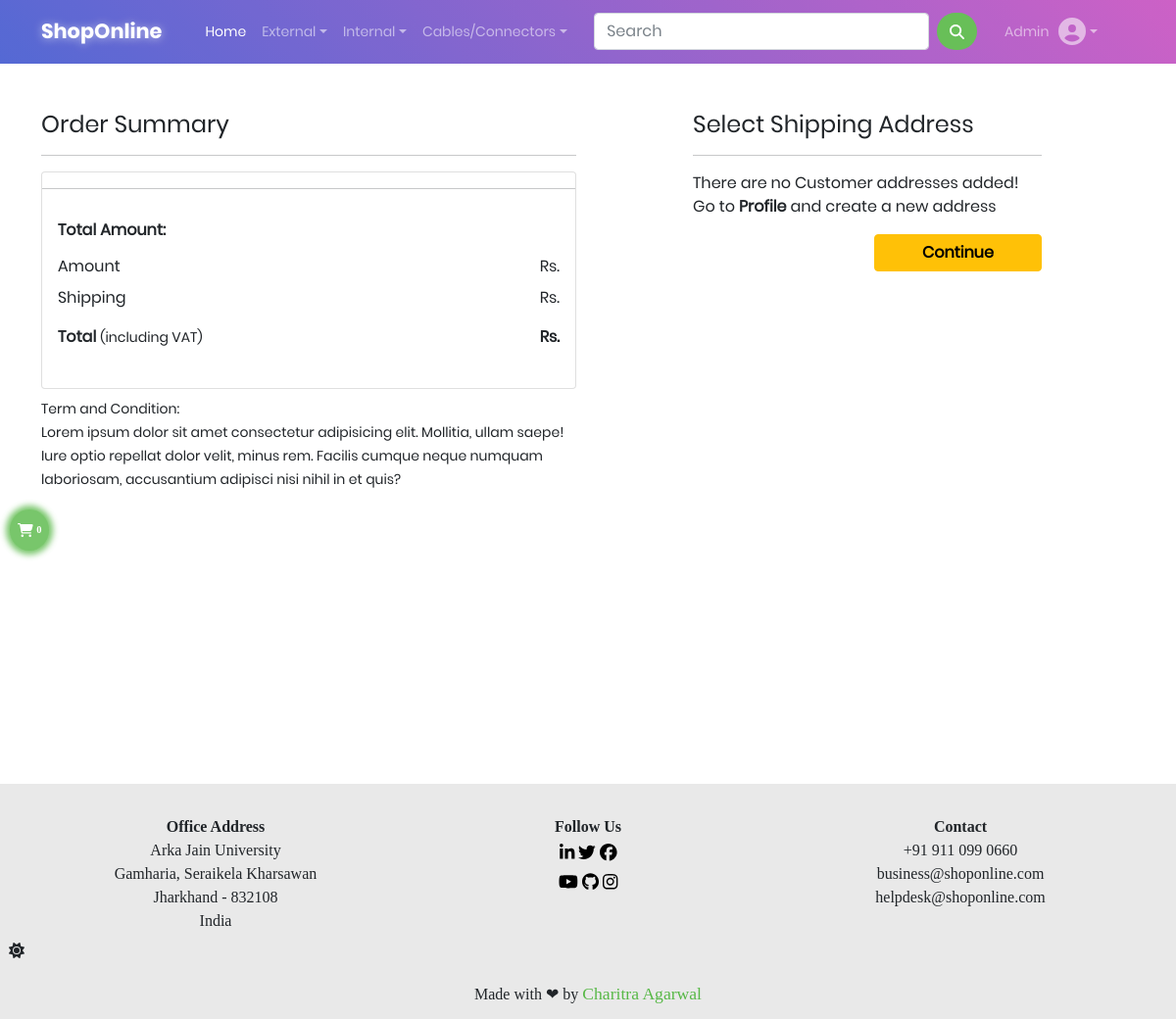
Before: /checkout/ (signed in) with the older database file.
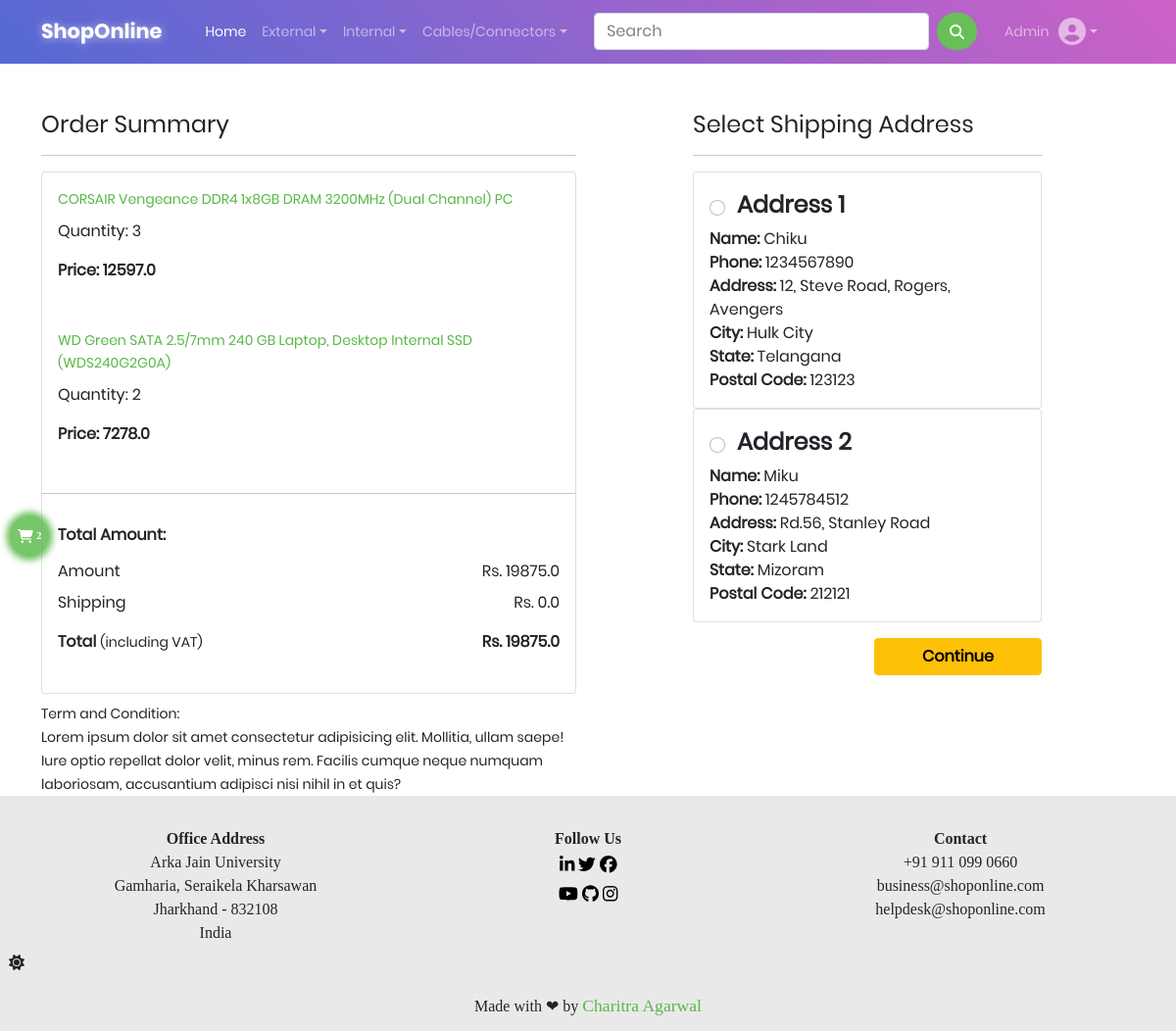
After: the same page with the newer database file.
### app/models.py (models this page shows, shortened)
class Cart(models.Model):
    user = models.ForeignKey(User, on_delete=models.CASCADE)
    product = models.ForeignKey(Product, on_delete=models.CASCADE)
    quantity = models.PositiveIntegerField(default=1)
    @property
    def total_price(self):
        return self.quantity * self.product.discounted_price

class Product(models.Model):
    title = models.CharField(max_length=100)
    selling_price = models.FloatField()
    discounted_price = models.FloatField()
    description = models.TextField()
    brand = models.CharField(max_length=100)
    category = models.CharField(choices=CATEGORY_CHOICES, max_length=3)
    product_image = models.ImageField(upload_to='productimg')

class Customer(models.Model):
    user = models.ForeignKey(User, on_delete=models.CASCADE)
    name = models.CharField(max_length=200)
    phone = models.IntegerField(validators=[validate_phone_length])
    locality_address = models.CharField(max_length=200)
    city = models.CharField(max_length=50)
    state = models.CharField(choices=STATE_CHOICES, max_length=50)
    zipcode = models.IntegerField(validators=[validate_zipcode_length])

### app/views.py (the view)
# urls.py: path('checkout/', views.checkout, name='checkout'),
@login_required(login_url='/accounts/login/')
def checkout(request):
    user = request.user
    addresses = Customer.objects.filter(user=user)
    carts = Cart.objects.filter(user=user)
    final_amounts = calculateAmounts(carts)
    return render(request, 'app/checkout.html', {'addresses': addresses, 'cartitems': carts, 'amounts': final_amounts})

### app/context_processors.py (called while the page is built)
def cart_count(request):
  counter = 0
  from app.models import Cart
  try:
    counter = Cart.objects.filter(user=request.user).count()
    print(counter)
  except:
    counter = 0
  return {'cart_counter': counter}

### app/views.py (called while the page is built)
def calculateAmounts(cart):
    if cart:
        amounts = []
        shipping = 50.0
        for i in cart:
            quantity = i.quantity
            price = i.product.discounted_price * quantity
            amounts.append(price)
        total_amt = sum(amounts)
        if total_amt >= 500:
            shipping = 0.0
        total_amt += shipping
        final_amounts = {
            'shippingamount': shipping,
            'finalamount': total_amt,
            'totalamount': sum(amounts),
        }
        return final_amounts
    else:
        return

### app/templates/app/checkout.html (shortened to what this page needs)
{% extends 'app/base.html' %}
{% load static %}
{% block custom_css %}
  <link rel="stylesheet" href="{% static 'app/css/cart.css' %}" />
{% endblock custom_css %}
{% block main-content %}
  <div class="container">
    <div class="row mt-5">
      <div class="col-sm-6">
        <h4>Order Summary</h4>
        <hr>
          <div class="card mb-2">
            {% for cartitem in cartitems %}
              <div class="card-body">
                <h6 class="fw-light">
                  <a href="{% url 'product-detail' cartitem.product.id %}">{{cartitem.product.title}}</a>
                </h6>
                <p>Quantity: {{cartitem.quantity}}</p>
                <p class="fw-bold">Price: {{cartitem.total_price}}</p>
              </div>
            {% endfor %}
            <hr>
            <div class="card-body">
              <h6 class="fw-bold">Total Amount: </h6>
              <ul class="list-group">
                <li class="list-group-item d-flex justify-content-between align-items-center border-0 px-0 pb-0">
                  Amount<span>Rs. <span id="total-amount">{{amounts.totalamount}}</span></span>
                </li>
                <li class="list-group-item d-flex justify-content-between align-items-center border-0 px-0">
                  Shipping<span>Rs. <span id="shipping-amount">{{amounts.shippingamount}}</span></span>
                </li>
                <li class="list-group-item d-flex justify-content-between align-items-center border-0 px-0 mb-3">
                  <div>
                    <strong>Total</strong> <small>(including VAT)</small>
                  </div>
                  <span><strong>Rs. <span id="final-amount">{{amounts.finalamount}}</span></strong>
                </li>
              </ul>
            </div>
          </div>
        <small>Term and Condition: <br> Lorem ipsum dolor sit amet consectetur adipisicing elit. Mollitia, ullam saepe! Iure optio repellat dolor velit, minus rem. Facilis cumque neque numquam laboriosam, accusantium adipisci nisi nihil in et quis?</small>
      </div>
      <div class="col-sm-4 offset-sm-1">
        <h4>Select Shipping Address</h4>
        <hr>
        <form action="/paymentdone">
          {% for address in addresses %}
            <div class="card">
              <div class="card-body">
                <div class="form-check mt-2 mb-2 d-inline-block">
                  <input name="custid" id="custaddress{{forloop.counter}}" class="form-check-input" type="radio" value="{{address.id}}">
                </div>
                <h4 class="fw-bold fs-10 d-inline-block mb-0">Address {{forloop.counter}}</h4>
                <span class="fs-13 d-block"><span class="fw-bold">Name:</span> {{address.name}}</span>
                <span class="fs-13 d-block"><span class="fw-bold">Phone:</span> {{address.phone}}</span>
                <span class="fs-13 d-block"><span class="fw-bold">Address:</span> {{address.locality_address}}</span>
                <span class="fs-13 d-block"><span class="fw-bold">City:</span> {{address.city}}</span>
                <span class="fs-13 d-block"><span class="fw-bold">State:</span> {{address.state}}</span>
                <span class="fs-13 d-block"><span class="fw-bold">Postal Code:</span> {{address.zipcode}}</span>
              </div>
            </div>
          {% empty %}
            <div>There are no Customer addresses added! Go to <strong>Profile</strong> and create a new address</div>
          {% endfor %}
            <div class="text-end">
              <button type="submit" class="btn btn-warning mt-3 px-5 fw-bold">Continue</button>
            </div>
          </form>
        </div>
    </div>
  </div>
{% endblock main-content %}

### app/templates/app/base.html (shortened to what the changed rows need)
<!DOCTYPE html>
{% load static %}
<html lang="en">
  <head>
    <link
      href="https://cdn.jsdelivr.net/npm/bootstrap@5.0.2/dist/css/bootstrap.min.css"
      rel="stylesheet"
    />
    <link rel="stylesheet" href="{% static 'app/css/all.min.css' %}" />
    <link rel="stylesheet" href="{% static 'app/css/base.css' %}" />
    {% block custom_css %}{% endblock custom_css %}
  </head>
  <body>
    <main>
      {% block main-content %}
      {% endblock main-content %}
    </main>
    {% if request.user.is_authenticated %}
      <div id="add-to-cart-btn">
        <a
        href="{% url 'add-to-cart' %}"
        class="nav-link text-white"
        ><i class="fa fa-shopping-cart"></i><span class="badge"><span id="cart_badge">{{cart_counter}}</span></span>
        </a>
      </div>
    {% endif %}
  </body>
</html>

Changed rows visible on the page:
added Cart: product "CORSAIR Vengeance DDR4 1x8GB DRAM 3200MHz (Dual Channel) PC", quantity "3", total_price "12597.0"
added Cart: product "WD Green SATA 2.5/7mm 240 GB Laptop, Desktop Internal SSD (WDS240G2G0A)", quantity "2", total_price "7278.0"
added Customer: name "Chiku", phone "1234567890", locality_address "12, Steve Road, Rogers, Avengers", city "Hulk City", state "Telangana", zipcode "123123"
added Customer: name "Miku", phone "1245784512", locality_address "Rd.56, Stanley Road", city "Stark Land", state "Mizoram", zipcode "212121"
Other visible differences:
{{ amounts.totalamount }}: (not shown) → "19875.0"
{{ amounts.shippingamount }}: (not shown) → "0.0"
{{ amounts.finalamount }}: (not shown) → "19875.0"
{{ cart_counter }}: "0" → "2"
text no longer shown: "There are no Customer addresses added! Go to Profile and create a new address"
